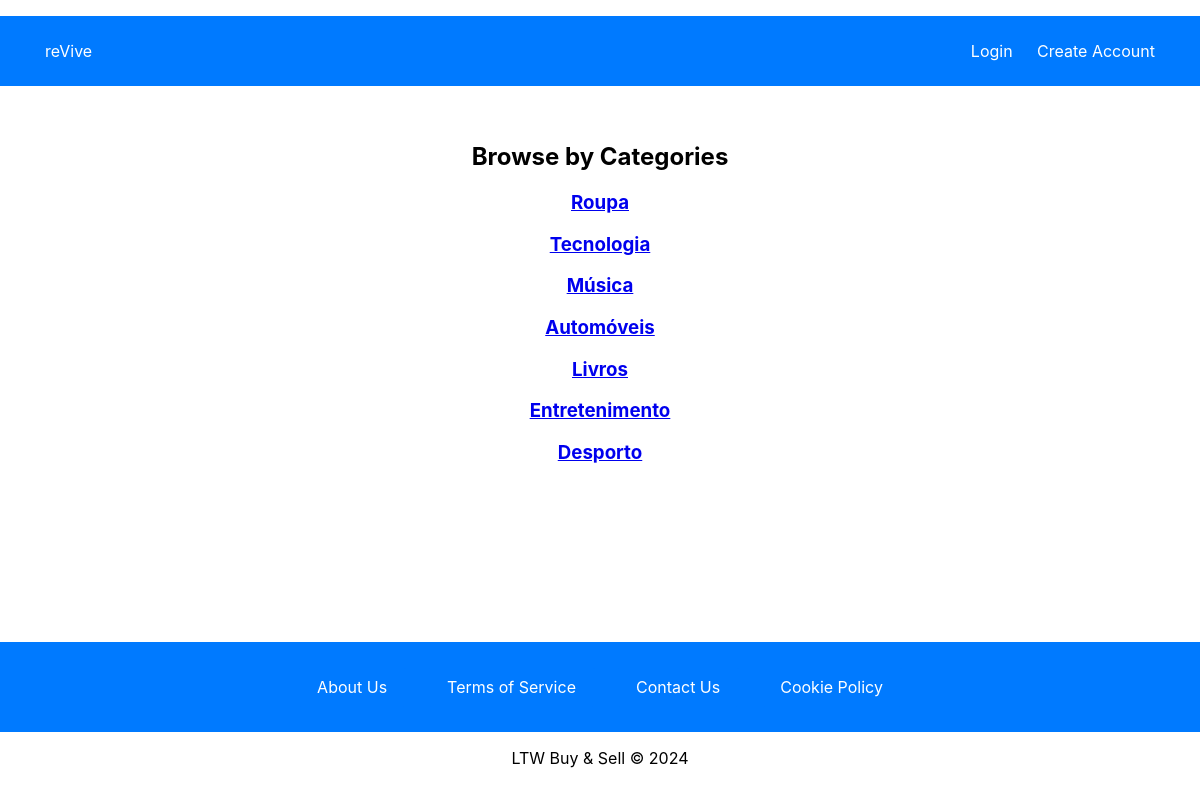
Page /pages/categories.php on the committed database.
### tables this page shows
CREATE TABLE categories (
    category_id INTEGER PRIMARY KEY AUTOINCREMENT,
    name TEXT NOT NULL UNIQUE
);

### database/categories.class.php (called while the page is built, shortened)
<?php
class Category {
    public static function getAllCategories(PDO $db): array {
        $stmt = $db->prepare("SELECT * FROM categories");
        $stmt->execute();
        return $stmt->fetchAll(PDO::FETCH_ASSOC);
    }
}
?>

### pages/categories.php (the view, shortened to what this page needs)
<?php
require_once(__DIR__ . '/../templates/common.php');
require_once(__DIR__ . '/../database/connection.db.php');
require_once(__DIR__ . '/../database/categories.class.php');
$db = getDatabaseConnection();
$categories = Category::getAllCategories($db);
?>
<div class="content-container">
    <h2>Browse by Categories</h2>
    <div class="categories-list">
        <?php foreach ($categories as $category): ?>
            <div class="category">
                <a href="category_items.php?category_id=<?= $category['category_id']; ?>">
                    <h3><?= htmlspecialchars($category['name']) ?></h3>
                </a>
            </div>
        <?php endforeach; ?>
    </div>
</div>

### styles/register.css (style rules this page uses)
body, html { height: 100%; margin: 0; font-family: -apple-system, BlinkMacSystemFont, "Segoe UI", Roboto, "Helvetica Neue", Arial, sans-serif; }

### styles/mainPage.css (style rules this page uses)
html, body { height: 100%; margin: 0; padding: 0; display: flex; flex-direction: column; font-family: -apple-system, BlinkMacSystemFont, "Segoe UI", Roboto, "Helvetica Neue", Arial, sans-serif; }
body { min-height: 100vh; display: flex; flex-direction: column; }
.content-container { text-align: center; max-width: 1200px; margin: auto; padding: 20px; flex-grow: 1; }

### styles/login.css (style rules this page uses)
body, html { height: 100%; margin: 0; font-family: -apple-system, BlinkMacSystemFont, "Segoe UI", Roboto, "Helvetica Neue", Arial, sans-serif; }

### rows in the picture
categories: name "Roupa"
categories: name "Tecnologia"
categories: name "Música"
categories: name "Automóveis"
categories: name "Livros"
categories: name "Entretenimento"
categories: name "Desporto"
